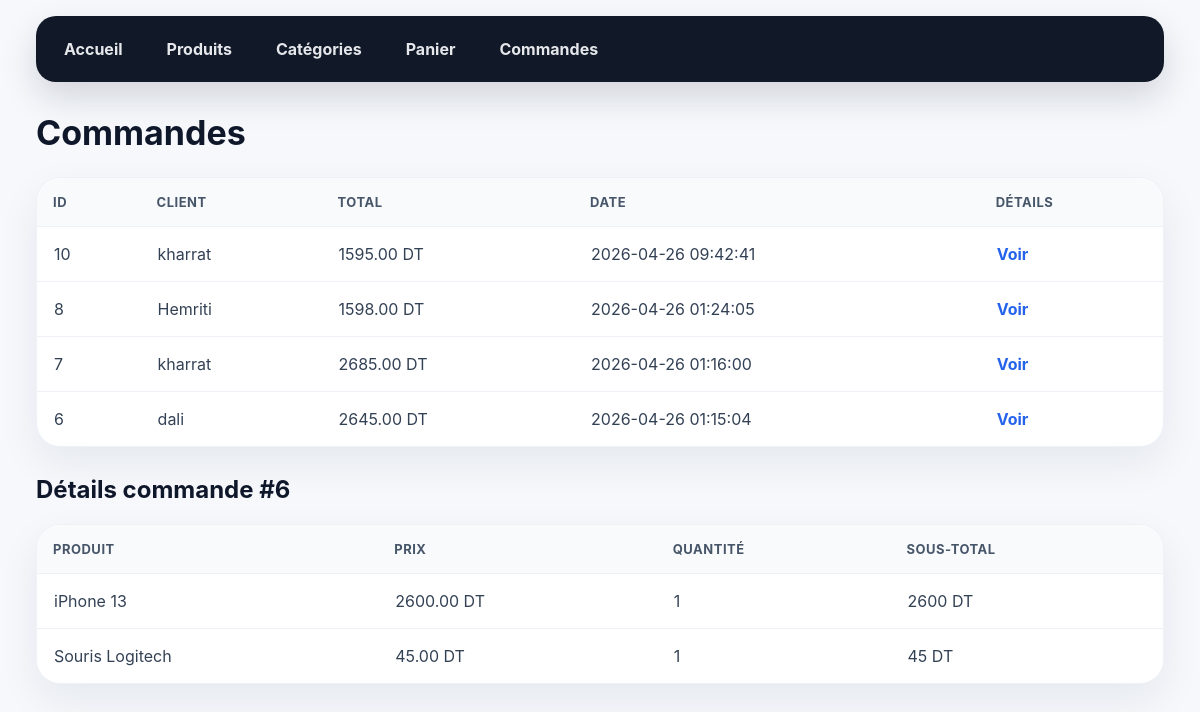
Screenshot of /orders.php?id=6 (signed in) with the database file from the repository.
### tables this page shows
CREATE TABLE `orders` (
  `id` int(11) NOT NULL,
  `user_id` int(11) DEFAULT NULL,
  `total` decimal(10,2) DEFAULT NULL,
  `order_date` datetime DEFAULT current_timestamp()
);

CREATE TABLE `users` (
  `id` int(11) NOT NULL,
  `name` varchar(100) DEFAULT NULL,
  `email` varchar(100) DEFAULT NULL,
  `password` varchar(255) DEFAULT NULL,
  `role` varchar(30) DEFAULT 'client'
);

CREATE TABLE `order_items` (
  `id` int(11) NOT NULL,
  `order_id` int(11) DEFAULT NULL,
  `product_id` int(11) DEFAULT NULL,
  `quantity` int(11) DEFAULT NULL,
  `price` decimal(10,2) DEFAULT NULL
);

CREATE TABLE `products` (
  `id` int(11) NOT NULL,
  `name` varchar(100) DEFAULT NULL,
  `price` decimal(10,2) DEFAULT NULL,
  `image` varchar(255) DEFAULT NULL,
  `category_id` int(11) DEFAULT NULL
);

### orders.php (the view, shortened to what this page needs)
<?php
require_once __DIR__ . '/../bd_connect.php';
$selectedOrder = null;
$items = [];
if (isset($_GET['id'])) {
    $stmt = $db->prepare("SELECT * FROM orders WHERE id = ?");
    $stmt->execute([$_GET['id']]);
    $selectedOrder = $stmt->fetch(PDO::FETCH_ASSOC);
    $stmt = $db->prepare("SELECT order_items.*, products.name AS product_name
                          FROM order_items
                          LEFT JOIN products ON order_items.product_id = products.id
                          WHERE order_items.order_id = ?");
    $stmt->execute([$_GET['id']]);
    $items = $stmt->fetchAll(PDO::FETCH_ASSOC);
}
$stmt = $db->query("SELECT orders.*, users.name AS user_name
                   FROM orders
                   LEFT JOIN users ON orders.user_id = users.id
                   ORDER BY orders.id DESC");
$orders = $stmt->fetchAll(PDO::FETCH_ASSOC);
?>
<link rel="stylesheet" href="../assets/style.css">
<div class="menu">
    <a href="../dashboard.php">Accueil</a>
    <a href="products.php">Produits</a>
    <a href="categories.php">Catégories</a>
    <a href="cart.php">Panier</a>
    <?php if ($_SESSION['user']['role'] === 'admin'): ?>
    <a href="orders.php">Commandes</a>
<?php endif; ?>
</div>
<div class="container">
    <h1>Commandes</h1>
    <table>
        <tr>
            <th>ID</th>
            <th>Client</th>
            <th>Total</th>
            <th>Date</th>
            <th>Détails</th>
        </tr>
        <?php foreach ($orders as $order): ?>
            <tr>
                <td><?= $order['id'] ?></td>
                <td><?= htmlspecialchars($order['user_name']) ?></td>
                <td><?= $order['total'] ?> DT</td>
                <td><?= $order['order_date'] ?></td>
                <td>
                    <a href="orders.php?id=<?= $order['id'] ?>">Voir</a>
                </td>
            </tr>
        <?php endforeach; ?>
    </table>
    <?php if ($selectedOrder): ?>
        <h2>Détails commande #<?= $selectedOrder['id'] ?></h2>
        <table>
            <tr>
                <th>Produit</th>
                <th>Prix</th>
                <th>Quantité</th>
                <th>Sous-total</th>
            </tr>
            <?php foreach ($items as $item): ?>
                <tr>
                    <td><?= htmlspecialchars($item['product_name']) ?></td>
                    <td><?= $item['price'] ?> DT</td>
                    <td><?= $item['quantity'] ?></td>
                    <td><?= $item['price'] * $item['quantity'] ?> DT</td>
                </tr>
            <?php endforeach; ?>
        </table>
    <?php endif; ?>
</div>

### style.css (style rules this page uses)
* { margin: 0; padding: 0; box-sizing: border-box; }
a { text-decoration: none; }
.menu { width: 94%; margin: 16px auto 0; background: #111827; padding: 10px; border-radius: 20px; display: flex; gap: 8px; box-shadow: 0 15px 35px rgba(15, 23, 42, 0.15); }
.menu a { color: #e5e7eb; padding: 13px 18px; border-radius: 14px; font-weight: 700; transition: 0.25s; }
.container { width: 94%; margin: 30px auto; }
h1 { font-size: 34px; margin-bottom: 24px; color: #0f172a; }
h2 { margin: 28px 0 16px; color: #0f172a; }
table { width: 100%; background: white; border-collapse: separate; border-spacing: 0; border-radius: 24px; overflow: hidden; box-shadow: 0 16px 40px rgba(15, 23, 42, 0.07); border: 1px solid #edf2f7; margin-top: 20px; }
th { background: #f8fafc; color: #475569; text-align: left; padding: 16px; font-size: 13px; text-transform: uppercase; letter-spacing: 0.5px; }
td { padding: 17px; border-top: 1px solid #eef2f7; color: #334155; }
td a { color: #2563eb; font-weight: 700; }

### rows the page displays
orders: id "10", user.name "kharrat", total "1595.00", order_date "2026-04-26 09:42:41"
orders: id "8", user.name "Hemriti", total "1598.00", order_date "2026-04-26 01:24:05"
orders: id "7", user.name "kharrat", total "2685.00", order_date "2026-04-26 01:16:00"
orders: id "6", user.name "dali", total "2645.00", order_date "2026-04-26 01:15:04"
order_items: product.name "iPhone 13", price "2600.00", quantity "1", $item['price'] * $item['quantity'] "2600"
order_items: product.name "Souris Logitech", price "45.00", quantity "1", $item['price'] * $item['quantity'] "45"
